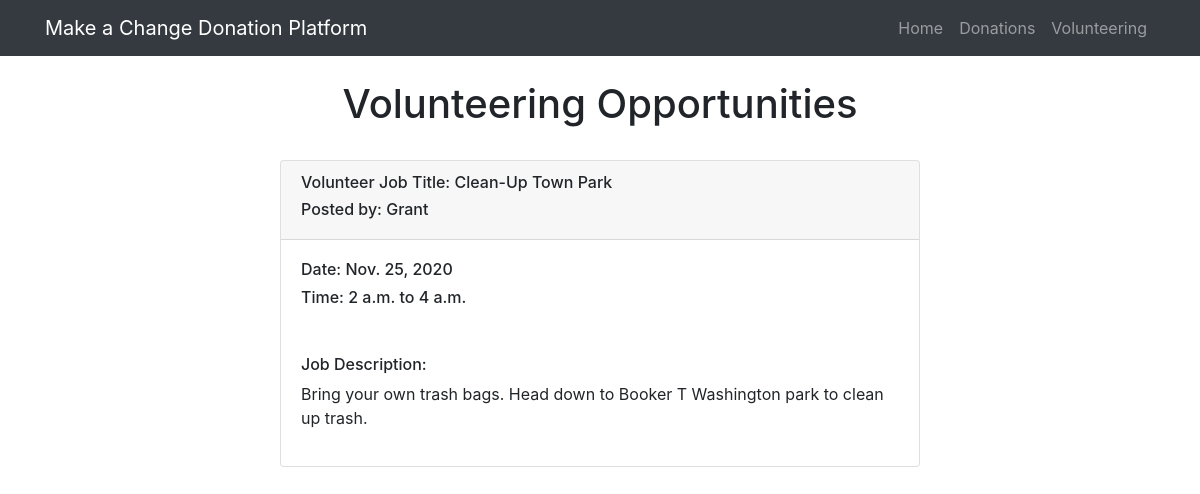
/volunteer-list/, run on the app's committed database.
### donations/models.py (models this page shows, shortened)
class VolunteerPost(models.Model):
    title = models.TextField(default = "", max_length=50)
    name = models.TextField(default = "", max_length=50)
    date = models.DateField(default = datetime.date.today)
    start_time = models.TimeField(null=True)
    end_time = models.TimeField(null=True)
    description = models.TextField(default = "")
    user = models.ForeignKey(User, on_delete=models.CASCADE, null=True)

### donations/views.py (the view)
# urls.py: path('volunteer-list/', views.VolunteerListView.as_view(), name='volunteer-list'),
class VolunteerListView(generic.ListView):
    template_name = 'donations/volunteer_list.html'
    context_object_name = 'volunteer_opportunities'
    def get_queryset(self):
        return VolunteerPost.objects.filter(
            date__gte=timezone.now(),
        )

### donations/templates/donations/volunteer_list.html (shortened to what this page needs)
{% extends 'donations/base.html' %}
{% block content %}
{% load static %}
<html>
    <body>
      <br>
      <div class="d-flex justify-content-center"> <h1>Volunteering Opportunities</h1> </div>
        <br>
        {% if volunteer_opportunities %}
          {% for opportunity in volunteer_opportunities %}
            <div class="d-flex justify-content-center">
            <div class="card" style="width: 40rem;">
                <div class="card-header">
                <div class='float-left'>
                  <h6>Volunteer Job Title: {{ opportunity.title }}</h6>
                  <h6>Posted by: {{ opportunity.name }}</h6>
                </div>
              </div>
                <div class="card-body">
                  <body class="card-title">
                   <h6> Date: {{ opportunity.date }} </h6>
                    <h6>Time: {{ opportunity.start_time }} to {{ opportunity.end_time }} </h6>
                  </body>
                  <br>
                  <p class="card-text">
                    <h6>Job Description:</h6>
                    {{ opportunity.description }}
                  </p>
                  </div>
              </div>
            </div>
            <br>
        {% endfor %}
      {% else %}
        <p>No Volunteering Opportunities have been posted yet</p>
      {% endif %}
    </body>
</html>
{% endblock %}

### data on the page
VolunteerPost: title "Clean-Up Town Park", name "Grant", date "Nov. 25, 2020", start_time "2 a.m.", end_time "4 a.m.", description "Bring your own trash bags. Head down to Booker T Washington park to clean up trash."
